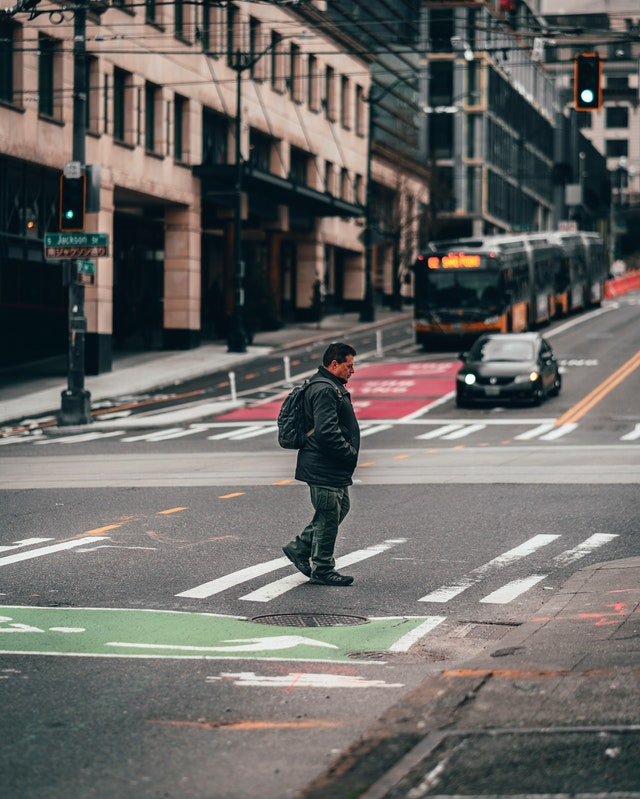
#> input picture image.jpg, 640 x 799 px
$ python -i main.py   (imports and definitions only)
#> lines starting #> are read from the running program, lines starting #| are printed output that depends on the picture; after the words box and inside, x2 and y2 are one past the last pixel; in counts of white or black regions, pixels touching at a corner belong together
### showFilters.py
import cv2
import numpy as np
def filter_colors(image):
    # Filter white pixels
	white_threshold = 200 #130
	lower_white = np.array([white_threshold, white_threshold, white_threshold], dtype=np.uint8)
	upper_white = np.array([255, 255, 255], dtype=np.uint8)
	white_mask = cv2.inRange(image, lower_white, upper_white)
	white_image = cv2.bitwise_and(image, image, mask=white_mask)
	# Filter yellow pixels
	hsv = cv2.cvtColor(image, cv2.COLOR_BGR2HLS)
	lower_yellow = np.array([15, 38, 115], dtype=np.uint8)
	upper_yellow = np.array([35, 204, 255], dtype=np.uint8)
	yellow_mask = cv2.inRange(hsv, lower_yellow, upper_yellow)
	yellow_image = cv2.bitwise_and(image, image, mask=yellow_mask)
	# Combine the two above images
	image2 = cv2.addWeighted(white_image, 1., yellow_image, 1., 0.)
	return image2

### combo_lines.py
import numpy as np
import pandas as pd
import time


def combo(lane_image, lines):
    # print(lines)
    x1= []
    x2= []
    y1= []
    y2= []
    slopes = []
    for line in lines:
        a1, b1, a2, b2 = line.reshape(4)
        if(b1 == b2):
            continue
        else:
            x1.append(a1)
            y1.append(b1)
            x2.append(a2)
            y2.append(b2)
            para = np.polyfit((a1,a2), (b1,b2), 1)
            slopes.append(para[0])
            intercept = para[1]

    # df = pd.DataFrame({
    #     "X1": x1,
    #     "Y1": y1,
    #     "X2": x2,
    #     "Y2": y2,
    #     "SLOPE": slopes,
    # })
    i = time.time()
    filename = "image %.2f" % i
    print(filename)
    # df.to_csv('%s.csv' %filename)

### showLines.py
import cv2
import numpy as np
def show_lines(img, lines):
    line_image = np.zeros_like(img) # creating a copy of image with arrays of 0
    if lines is not None:
        for line in lines:
            try:
                x1, y1, x2, y2 = line.reshape(4) # spliting 4 array element
                if(x1 > 2000 or x2 > 2000):
                    x1 = 1920
                    x2 = 1920
                    cv2.line(line_image, (x1, y1), (x2, y2), (0, 255, 0), 10)
                else:
                    cv2.line(line_image, (x1, y1), (x2, y2), (0, 255, 0), 10)
            except Exception:
                pass
    return line_image


### main.py
import cv2
import numpy as np
import glob
import time

from showImageDimensions import dim
from showLines import show_lines
from show_combo_lines import combo_lines
from fps import showfps
from showDimensions import dims
from showFilters import filter_colors
from combo_lines import combo
import matplotlib.pyplot as plt
def area_of_interest(img):
    try:
        ht = img.shape[0]
        wt = img.shape[1]
        triangle = np.array([
            [(0, ht-60), (wt, ht-60), (740, 420), (540, 420)]
        ])
        mask = np.zeros_like(img) # creating a copy of image with arrays of 0
        cv2.fillPoly(mask, triangle, 255) # function that create polygons of visible region
        masked_image = cv2.bitwise_and(img, mask) # it will hide other data and show only the visible part
        return masked_image
    except cv2.error as e:
        print(e)
def capture(img):
    lane_image = np.copy(img)
    hsv = filter_colors(lane_image)
    blur = cv2.GaussianBlur(hsv, (5, 5), 0)
    edges = cv2.Canny(blur, 50, 150)
    aoi = area_of_interest(edges)
    lines = cv2.HoughLinesP(aoi, 2, np.pi/180, 30, np.array([]), 100, 180)
    # avg_lines= combo_lines(lane_image, lines)
    combo(lane_image, lines)
    clines = show_lines(lane_image, lines)
    color_image_line = cv2.addWeighted(lane_image, 0.8, clines, 1, 1)
    return color_image_line
# [89 lines left out: functions image, area_of_interest_video, video, camera, not called in this run]
# [3 lines not run here, left out]
    # camera()

>>> import cv2
>>> picture = cv2.imread('image.jpg')
#> picture is the input picture: shape (799, 640, 3); mean B, G, R 99.9, 103.1, 104.6
>>> result = capture(picture)
#> in filter_colors, `white_mask = cv2.inRange(image, lower_white, upper_white)`:
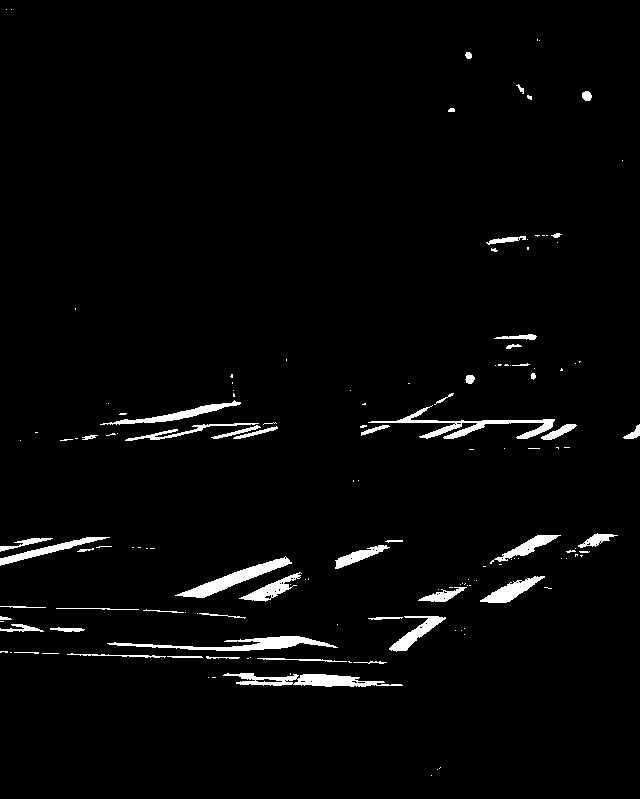
#> white_mask: shape (799, 640); 2.7% white; 146 white regions (97 under 20 px), largest, box (x1, y1, x2, y2) and area: (368, 405, 555, 439) 1287, (223, 673, 403, 687) 1284, (107, 636, 338, 651) 1233
#> in filter_colors, `hsv = cv2.cvtColor(image, cv2.COLOR_BGR2HLS)`: hsv: shape (799, 640, 3); mean of channels 0, 1, 2 51.8, 102.9, 47
#> in filter_colors, `yellow_mask = cv2.inRange(hsv, lower_yellow, upper_yellow)`:
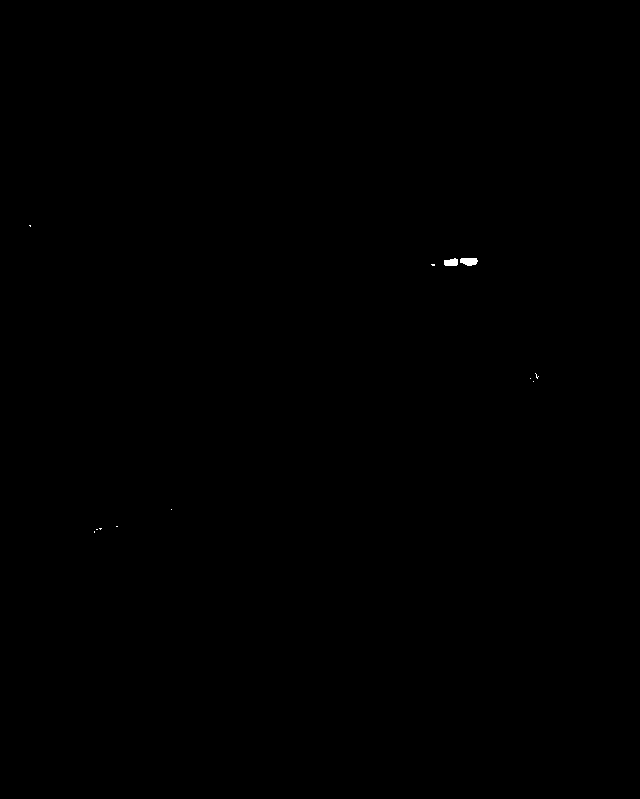
#> yellow_mask: shape (799, 640); 0.05% white; 12 white regions (10 under 20 px), largest, box (x1, y1, x2, y2) and area: (460, 258, 478, 266) 116, (444, 258, 458, 266) 92
#> in capture, `edges = cv2.Canny(blur, 50, 150)`:
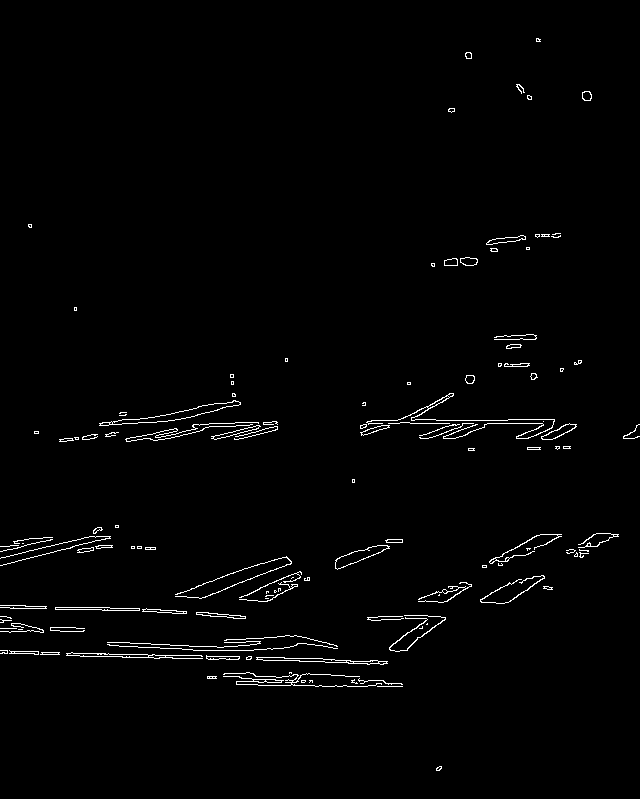
#> edges: shape (799, 640); 1.5% white in thin lines or dots
#> in area_of_interest, `cv2.fillPoly(mask, triangle, 255)`:
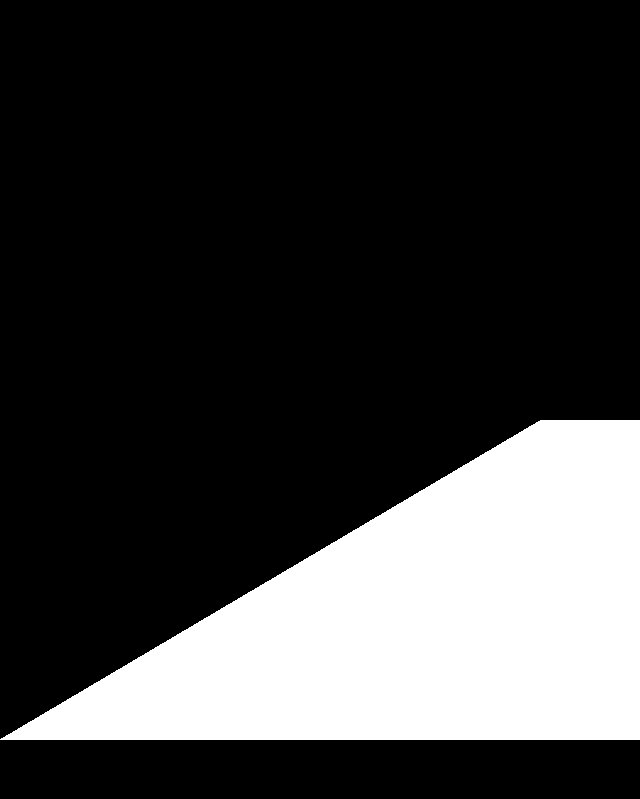
#> mask: shape (799, 640); 23.2% white; 1 white region, box (x1, y1, x2, y2) and area: (0, 420, 640, 740) 118510
#> in area_of_interest, `masked_image = cv2.bitwise_and(img, mask)`:
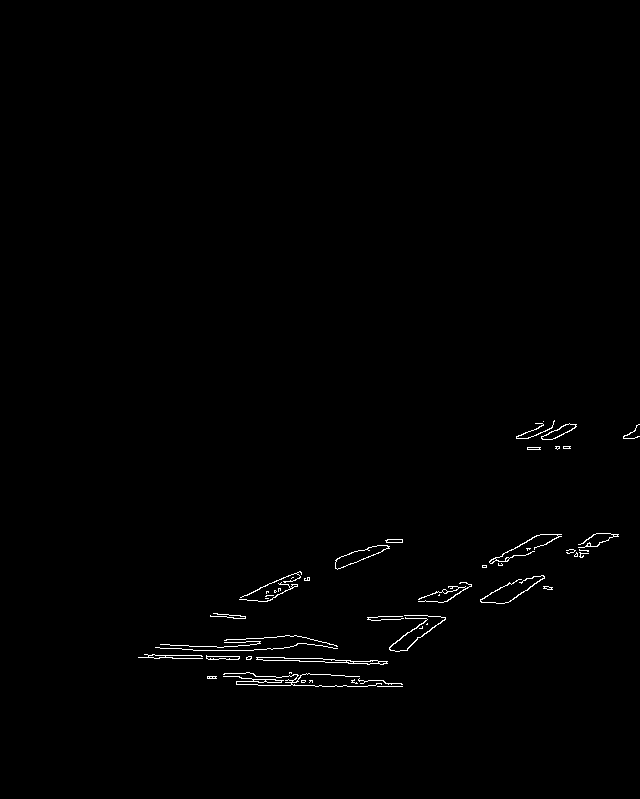
#> masked_image: shape (799, 640); 0.67% white in thin lines or dots, all inside (x1, y1, x2, y2) = (138, 420, 640, 687)
#> in capture, `lines = cv2.HoughLinesP(aoi, 2, np.pi/180, 30, np.array([]), 100, 180)`: lines = 53 rows, first 6: [148, 655, 322, 658], [138, 657, 387, 661], [176, 658, 535, 576], [258, 685, 375, 685], [236, 682, 551, 541], [144, 654, 426, 615]
#> the loop in combo, `for line in lines:` made 53 passes
#> (a1, b1, a2, b2, para, intercept) on passes 1, 2, 3, 5, 6, 8, 9, 10, 11, 13, 14, 15: (148, 655, 322, 658, [0.0172, 652.4], 652.4), (138, 657, 387, 661, [0.0161, 654.8], 654.8), (176, 658, 535, 576, [-0.228, 698.2], 698.2), (236, 682, 551, 541, [-0.448, 787.6], 787.6), (144, 654, 426, 615, [-0.138, 673.9], 673.9), (218, 616, 402, 542, [-0.402, 703.7], 703.7), (229, 659, 543, 575, [-0.268, 720.3], 720.3), (154, 658, 386, 662, [0.0172, 655.3], 655.3), (388, 686, 606, 533, [-0.702, 958.3], 958.3), (339, 686, 522, 543, [-0.781, 950.9], 950.9), (253, 680, 401, 683, [0.0203, 674.9], 674.9), (183, 658, 536, 583, [-0.212, 696.9], 696.9)
#> (a1, b1, a2, b2) on passes 4, 7, 12, 21, 22, 38: (258, 685, 375, 685), (252, 679, 358, 679), (207, 676, 359, 676), (160, 648, 408, 648), (258, 643, 413, 643), (229, 615, 418, 615)
#> after the loop in combo, `for line in lines:`: slopes = 47 values, max 0.269 at index 43, min -0.963 at index 18, mean -0.354; x1 = 47 values, max 516 at index 39, min 138 at index 1, mean 276.6; x2 = 47 values, max 637 at index 39, min 295 at index 33, mean 481.3; y1 = 47 values, max 686 at index 8, min 438 at index 39, mean 642.7; y2 = 47 values, max 683 at index 10, min 425 at index 18, mean 567.5
#> the loop in show_lines, `for line in lines:` made 53 passes
#> (y1, y2) on passes 1 to 12: (655, 658), (657, 661), (658, 576), (685, 685), (682, 541), (654, 615), (679, 679), (616, 542), (659, 575), (658, 662), (686, 533), (676, 676)
#> after the loop in show_lines, `for line in lines:`:
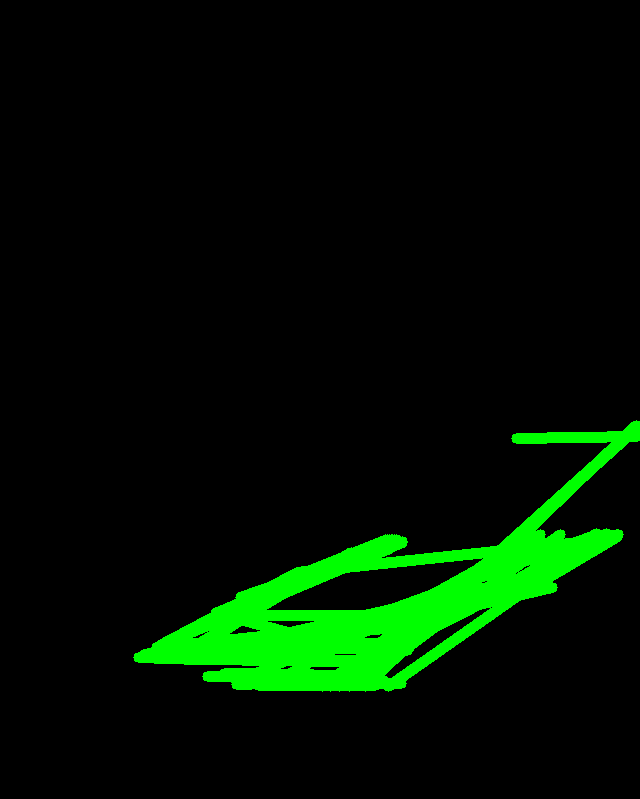
#> line_image: shape (799, 640, 3); mean of channels 0, 1, 2 0, 18.8, 0; drawn as B, G, R
#> in capture, `color_image_line = cv2.addWeighted(lane_image, 0.8, clines, 1, 1)`:
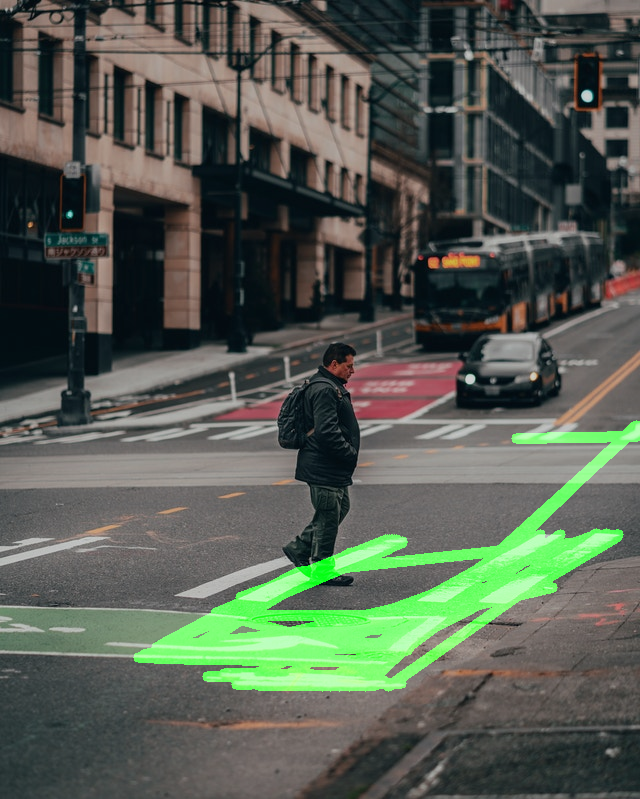
#> color_image_line: shape (799, 640, 3); mean B, G, R 81, 92.8, 84.7
